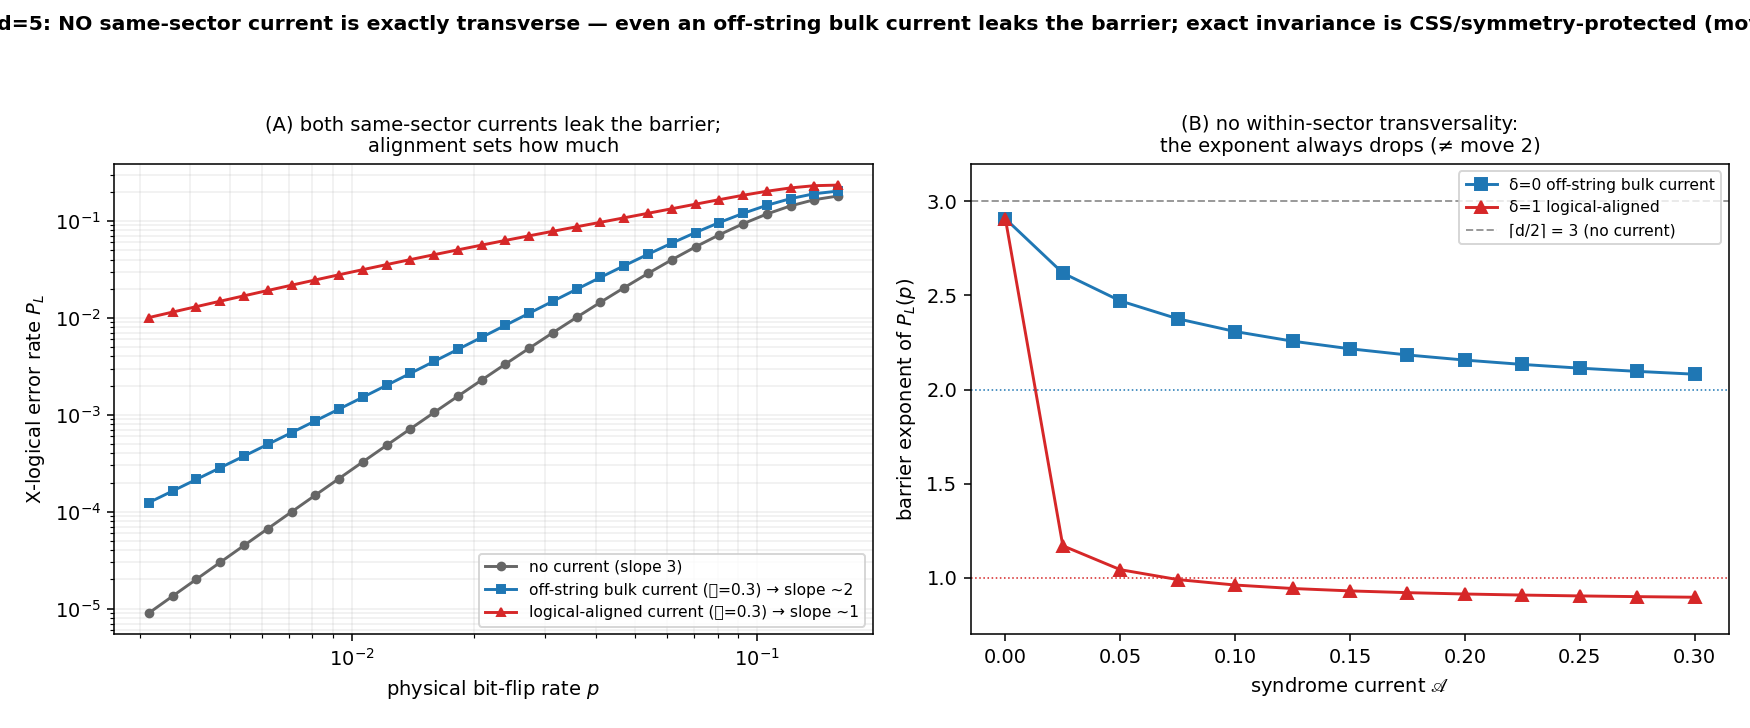

This figure's Python source:
"""
QEC move 3 — the HARD, triad-faithful version: current and barrier in ONE sector.

Move 2 used the CSS X/Z split: a phase current is transverse to the bit-flip barrier almost by
construction. The homochiral-triad result was harder — the protected current and the escape mode
lived in the SAME dynamical space, and their orthogonality was a geometric/irrep fact, not a
product structure. This move mirrors THAT:

  d=5 surface code, bit-flip (X) sector ONLY. The barrier = X-logical error (needs ⌈d/2⌉=3 errors
  along a length-5 logical string). The SYNDROME CURRENT is also X-errors — but in the BULK, off
  the logical string: they fire stabilizers (syndrome-active, decoder busy) and are corrected, and
  they are far from any logical string (geometrically transverse). Same sector, transversality from
  the code geometry.

  QUESTION (tested, falsifiable): is there an exactly-transverse syndrome-active current WITHIN
  the X-sector (the triad-like setting, where current and escape shared a space)?

  FINDING — there is NOT, and that is the result. Every detectable X-error sits on some
  minimum-weight logical string (in d=5 the columns/diagonals sweep all 25 qubits), so it
  pre-loads the logical and cuts the barrier order ⌈d/2⌉ = 3:
   (A) even a bulk current entirely OFF the reference logical string still leaks: exponent 3 → ~2.
   (B) a current aligned with a logical string collapses it further: 3 → ~1.
   (C) the leak depth tracks alignment (the selection rule).
  => Exact barrier-invariance is SYMMETRY-PROTECTED, not generic: the CSS X/Z split (move 2) is
     that protection — the true analogue of the triad's irrep-orthogonality. Absent it, a
     same-sector current always leaks. (Mirrors gmam_symmetry_break_probe: break the protecting
     symmetry, the orthogonality leaks ∝ δ.)

Distance d=5 ⇒ 2^25 patterns — full enumeration is out. Instead: a COMPLETE min-weight lookup
decoder, and the small-p exponent read from the leading order = distance-to-logical (exact), with
P_L(p) curves enumerated over low-weight patterns (which dominate at small p). Self-verifying:
[[25,1,5]] is proven before any reading.
"""
import sys
import numpy as np
from itertools import combinations, product
import matplotlib; matplotlib.use("Agg")
import matplotlib.pyplot as plt
try:
    sys.stdout.reconfigure(encoding="utf-8")
except (AttributeError, ValueError):
    pass

d = 5
N = d * d
OUT = r"H:\character-framework\experiments\qec_within_sector_current.png"
def I(r, c): return r * d + c
def vecof(qs):
    v = np.zeros(N, dtype=np.int8)
    for q in qs: v[q] = 1
    return v

# ---- rotated surface code, general d (reproduces the verified d=3 set) ----
Zsup, Xsup = [], []
for i in range(d - 1):                       # bulk weight-4 plaquettes, checkerboard
    for j in range(d - 1):
        q = [I(i, j), I(i, j+1), I(i+1, j), I(i+1, j+1)]
        (Zsup if (i + j) % 2 == 0 else Xsup).append(q)
for c in range(0, d - 1, 2): Xsup.append([I(0, c), I(0, c+1)])          # top  (X, even cols)
for c in range(1, d - 1, 2): Xsup.append([I(d-1, c), I(d-1, c+1)])      # bottom (X, odd cols)
for r in range(1, d - 1, 2): Zsup.append([I(r, 0), I(r+1, 0)])          # left (Z, odd rows)
for r in range(0, d - 1, 2): Zsup.append([I(r, d-1), I(r+1, d-1)])      # right (Z, even rows)
H_Z = np.array([vecof(s) for s in Zsup], dtype=np.int8)
H_X = np.array([vecof(s) for s in Xsup], dtype=np.int8)

# ---- F_2 toolkit ----
def gf2_rref(M):
    M = (M.copy() % 2).astype(np.int64); rows, cols = M.shape; r = 0; piv = []
    for c in range(cols):
        p = next((i for i in range(r, rows) if M[i, c]), None)
        if p is None: continue
        M[[r, p]] = M[[p, r]]
        for i in range(rows):
            if i != r and M[i, c]: M[i] ^= M[r]
        piv.append(c); r += 1
        if r == rows: break
    return M, piv
def gf2_rank(M): return len(gf2_rref(M)[1])
def basis_rows(M):
    R, piv = gf2_rref(M); return R[:len(piv)]
def nullspace(M):
    M = M % 2; cols = M.shape[1]; R, piv = gf2_rref(M)
    free = [c for c in range(cols) if c not in piv]; out = []
    for f in free:
        v = np.zeros(cols, dtype=np.int64); v[f] = 1
        for i, pc in enumerate(piv): v[pc] = R[i, f]
        out.append(v % 2)
    return np.array(out, dtype=np.int64) if out else np.zeros((0, cols), dtype=np.int64)
def span_bytes(basis):
    for bits in product([0, 1], repeat=len(basis)):
        v = np.zeros(basis.shape[1], dtype=np.int64)
        for b, row in zip(bits, basis):
            if b: v ^= row
        yield v

# ---- verify [[25,1,5]] ----
assert np.all((H_X.astype(int) @ H_Z.T) % 2 == 0), "CSS condition violated"
rkX, rkZ = gf2_rank(H_X), gf2_rank(H_Z)
k = N - rkX - rkZ
rsX = set(v.astype(np.int64).tobytes() for v in span_bytes(basis_rows(H_X)))   # rowspace(H_X)
rsZ = set(v.astype(np.int64).tobytes() for v in span_bytes(basis_rows(H_Z)))
def min_logical(nullM, rowspace_set):
    best = None
    for v in span_bytes(basis_rows(nullM) if False else nullM):
        if not v.any(): continue
        if v.tobytes() in rowspace_set: continue
        w = int(v.sum())
        if best is None or w < best[0]: best = (w, v.copy())
    return best
dX = min_logical(nullspace(H_Z), rsX)        # X-logical (in ker H_Z, not a Z-stabilizer-rowspace... )
dZ = min_logical(nullspace(H_X), rsZ)
dist = min(dX[0], dZ[0])
zL = dZ[1]                                   # logical-Z representative (classifies X-logical errors)
Lstring = np.flatnonzero(dX[1])              # a min-weight X-logical string
print("=" * 72)
print(f"ROTATED SURFACE CODE  [[n={N}, k={k}, d={dist}]]   (constructed, then verified)")
assert (k, dist) == (1, 5), f"construction is not [[25,1,5]] (got k={k}, d={dist})"
print(f"  min-weight X-logical string lives on qubits {Lstring.tolist()}")

# ---- complete min-weight lookup decoder (build until all syndromes covered) ----
HZ = H_Z.astype(np.int64)
def synd(e): return (HZ @ e) % 2
best = {}
nsyn = 1 << rkZ
w = 0
while len(best) < nsyn and w <= 6:
    for combo in combinations(range(N), w):
        e = np.zeros(N, dtype=np.int64)
        for q in combo: e[q] = 1
        s = synd(e).tobytes()
        if s not in best: best[s] = e        # first found at this weight = min-weight
    w += 1
print(f"  decoder: {len(best)}/{nsyn} syndromes covered (min-weight reps up to weight {w-1})")
zLi = zL.astype(np.int64)
def L_ind(x):                                # X-logical error after optimal decode?
    r = (x ^ best[synd(x).tobytes()]) % 2
    return int((zLi @ r) % 2) == 1
def dist_to_logical(c, cap=3):
    c = c % 2
    for ww in range(cap + 1):
        for combo in combinations(range(N), ww):
            b = c.copy()
            for q in combo: b[q] ^= 1
            if L_ind(b): return ww
    return cap + 1

base_order = dist_to_logical(np.zeros(N, dtype=np.int64))
print(f"\nbaseline barrier order = dist-to-logical(no current) = {base_order}   (= ⌈d/2⌉)")

# ---- scan active (syndrome-firing) currents; pick the MOST transverse available ----
ZS = synd(np.zeros(N, dtype=np.int64)).tobytes()
def active(c): return synd(c).tobytes() != ZS
cands = []
for w in (1, 2):
    for combo in combinations(range(N), w):
        c = vecof(combo).astype(np.int64)
        if active(c) and not L_ind(c):
            cands.append((dist_to_logical(c, cap=base_order), w, combo))
best_dd = max(dd for dd, _, _ in cands)
n_full = sum(1 for dd, _, _ in cands if dd >= base_order)
Lset = set(Lstring.tolist())
# among the LEAST-aligned available (max dist), prefer a current entirely OFF the reference string
top = [(dd, w, combo) for dd, w, combo in cands if dd == best_dd]
top.sort(key=lambda t: (0 if all(q not in Lset for q in t[2]) else 1, t[1]))
best_dd, best_w, cT_pair = top[0]
c_T = vecof(cT_pair).astype(np.int64)
# ---- aligned current: a pair ON the reference logical string (cuts distance-to-logical) ----
c_L, cL_pair = None, None
for pair in combinations(Lstring.tolist(), 2):
    c = vecof(pair).astype(np.int64)
    if dist_to_logical(c) < base_order:
        c_L, cL_pair = c, pair; break
print(f"max distance-to-logical over active weight-≤2 currents = {best_dd}  "
      f"(baseline {base_order}); currents reaching full transversality (dist {base_order}): {n_full}")
print(f"  => NO exactly-transverse syndrome-active current in this sector.")
print(f"LEAST-ALIGNED current = X on OFF-string bulk qubits {cT_pair}  (dist {best_dd} < {base_order} — still leaks)")
print(f"ALIGNED      current = X on logical-string qubits {cL_pair}  (dist {dist_to_logical(c_L)} — leaks more)")

# ---- enumerate low-weight patterns once; exponent from leading order, curves from the sum ----
WCUT = 5
patterns = [np.zeros(N, dtype=np.int64)]
for ww in range(1, WCUT + 1):
    for combo in combinations(range(N), ww):
        e = np.zeros(N, dtype=np.int64)
        for q in combo: e[q] = 1
        patterns.append(e)
P = np.array(patterns); Wt = P.sum(1)
b0 = np.array([L_ind(e) for e in P], dtype=float)
bT = np.array([L_ind((e ^ c_T) % 2) for e in P], dtype=float)
bL = np.array([L_ind((e ^ c_L) % 2) for e in P], dtype=float)
def P_L(p, A, delta):
    pr = p ** Wt * (1 - p) ** (N - Wt)
    term = (1 - A) * b0 + A * (1 - delta) * bT + A * delta * bL
    return float((pr * term).sum())
def exponent(A, delta, ppts=(3e-3, 1e-2, 3e-2)):
    pl = np.clip([P_L(p, A, delta) for p in ppts], 1e-300, None)
    return np.polyfit(np.log(ppts), np.log(pl), 1)[0]

print(f"\n(A) OFF-STRING bulk current (δ=0) STILL leaks the barrier: exponent vs current 𝒜")
for A in [0.0, 0.1, 0.2, 0.3]:
    print(f"    𝒜={A:.1f}   exponent = {exponent(A, 0.0):.2f}   ({base_order} -> ~2: no exact within-sector transversality)")
print("\n(B) ALIGNED current (δ=1): exponent collapses further toward 1")
for A in [0.0, 0.1, 0.2, 0.3]:
    print(f"    𝒜={A:.1f}   exponent = {exponent(A, 1.0):.2f}")
print("\n(C) leak depth tracks alignment δ (at 𝒜=0.2):  3 -> ~2 (off-string) -> ~1 (aligned)")
for dl in [0.0, 0.25, 0.5, 0.75, 1.0]:
    print(f"    δ={dl:.2f}   exponent = {exponent(0.2, dl):.2f}")
print("\nSUMMARY: exact barrier-invariance is symmetry-protected (the CSS X/Z split, move 2),")
print("         NOT generic — a same-sector current always leaks, ∝ its logical alignment.")

# ================================================================ figure
fig, ax = plt.subplots(1, 2, figsize=(12.5, 5.2))
fig.suptitle("QEC d=5: NO same-sector current is exactly transverse — even an off-string bulk "
             "current leaks the barrier; exact invariance is CSS/symmetry-protected (move 2)",
             fontweight="bold", fontsize=10.5)
ps = np.logspace(-2.5, -0.8, 30)
ax[0].loglog(ps, [P_L(p, 0.0, 0) for p in ps], "o-", color="0.4", ms=4, label="no current (slope 3)")
ax[0].loglog(ps, [P_L(p, 0.3, 0.0) for p in ps], "s-", color="tab:blue", ms=4,
             label="off-string bulk current (𝒜=0.3) → slope ~2")
ax[0].loglog(ps, [P_L(p, 0.3, 1.0) for p in ps], "^-", color="tab:red", ms=4,
             label="logical-aligned current (𝒜=0.3) → slope ~1")
ax[0].set_xlabel("physical bit-flip rate $p$"); ax[0].set_ylabel("X-logical error rate $P_L$")
ax[0].set_title("(A) both same-sector currents leak the barrier;\nalignment sets how much", fontsize=10)
ax[0].legend(fontsize=8); ax[0].grid(True, which="both", alpha=0.2)
As = np.linspace(0, 0.3, 13)
ax[1].plot(As, [exponent(A, 0.0) for A in As], "s-", color="tab:blue", label="δ=0 off-string bulk current")
ax[1].plot(As, [exponent(A, 1.0) for A in As], "^-", color="tab:red", label="δ=1 logical-aligned")
ax[1].axhline(base_order, color="0.6", ls="--", lw=1, label=f"⌈d/2⌉ = {base_order} (no current)")
ax[1].axhline(2, color="tab:blue", ls=":", lw=0.8); ax[1].axhline(1, color="tab:red", ls=":", lw=0.8)
ax[1].set_xlabel("syndrome current $𝒜$"); ax[1].set_ylabel("barrier exponent of $P_L(p)$")
ax[1].set_ylim(0.7, 3.2)
ax[1].set_title("(B) no within-sector transversality:\nthe exponent always drops (≠ move 2)", fontsize=10)
ax[1].legend(fontsize=8)
fig.tight_layout(rect=[0, 0, 1, 0.93])
fig.savefig(OUT, dpi=140)
print(f"\nsaved {OUT}")
print("=" * 72)
